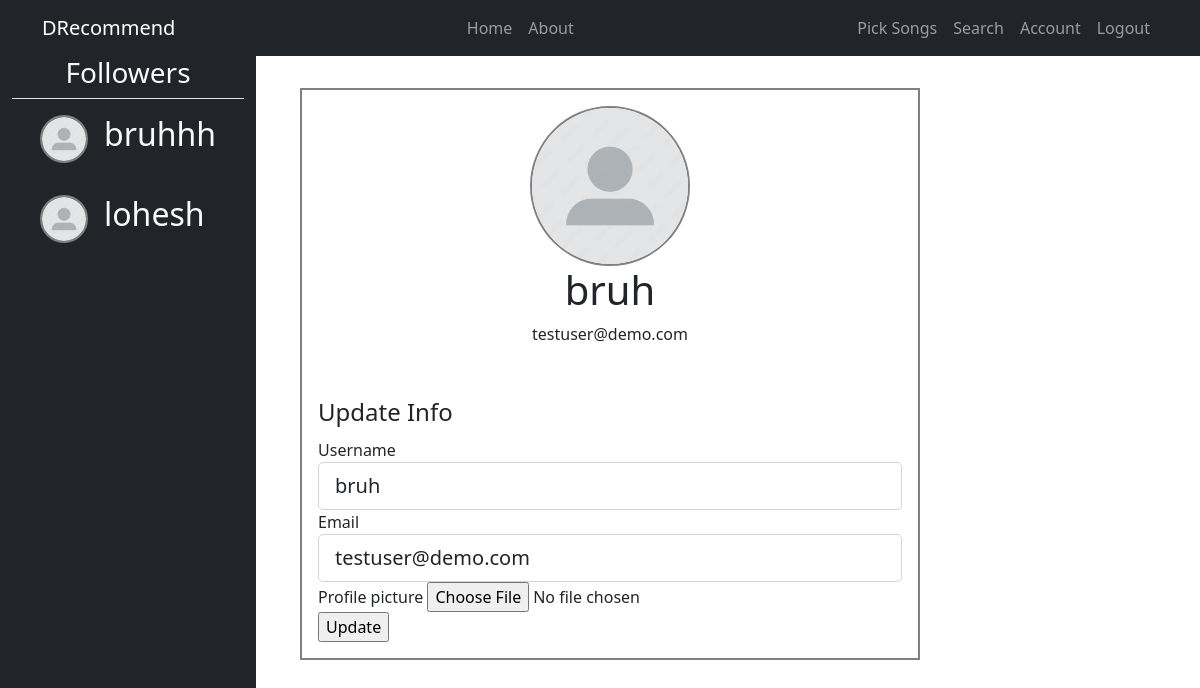
Page /account (signed in) on the committed database.
### DRecommend/models.py (models this page shows, shortened)
class Follower(db.Model):
    id = db.Column(db.Integer, primary_key=True)
    username = db.Column(db.String(20), unique=True, nullable=False)
    email = db.Column(db.String(120), unique=True, nullable=False)
    image_file = db.Column(db.String(20), nullable=False, default='default.jpg')
    follower_user_id= db.Column(db.Integer, nullable=False)
    following_id= db.Column(db.Integer, db.ForeignKey('user.id'), nullable=False)

class User(db.Model,UserMixin):
    id = db.Column(db.Integer, primary_key=True)
    username = db.Column(db.String(20), unique=True, nullable=False)
    email = db.Column(db.String(120), unique=True, nullable=False)
    image_file = db.Column(db.String(20), nullable=False, default='default.jpg')
    password = db.Column(db.String(60), nullable=False)
    followers = db.relationship('Follower', backref='following', lazy=True)
    listening = db.relationship('Song', secondary=user_song, backref='listeners')

### DRecommend/routes.py (the view)
@app.route("/account", methods=['GET', 'POST'])
@login_required
def account():
    user=User.query.filter_by(username=current_user.username).first()
    followers=user.followers
    form = UpdateAccountForm()
    if form.validate_on_submit():
        if form.picture.data:
            picture_file = save_picture(form.picture.data)
            follower_instances=Follower.query.filter_by(username=current_user.username).all()
            for instance in follower_instances:
                instance.image_file = picture_file
            current_user.image_file = picture_file
        current_user.username = form.username.data
        current_user.email = form.email.data
        db.session.commit()
        flash('Your account has been updated!', 'success')
        return redirect(url_for('account'))
    elif request.method == 'GET':
        form.username.data = current_user.username
        form.email.data = current_user.email
    image_file = url_for('static', filename='profile_pics/' + current_user.image_file)
    return render_template('account.html', title='Account',
                           image_file=image_file, form=form,followers=followers)

### DRecommend/forms.py (shortened to what this page needs)
class UpdateAccountForm(FlaskForm):
    username=StringField('Username',validators=[DataRequired(),Length(min=2,max=20)])
    email= StringField('Email',validators=[DataRequired(), Email()])
    picture= FileField('Profile picture',validators=[FileAllowed(['jpg','png'])])
    submit= SubmitField('Update')

### DRecommend/models.py (called while the page is built)
@login_manager.user_loader
def load_user(user_id):
    return User.query.get(int(user_id))

### DRecommend/templates/account.html (shortened to what this page needs)
{% extends "layout.html" %}
{% block content %}
    <div class="content-wrapper">
        <div class="account-details">
            <img class="account-img" src="{{ image_file }}" alt="">
            <h1>{{ current_user.username }}</h1>
            <p>{{ current_user.email }}</p>
        </div>
        <form method="POST" action="" enctype="multipart/form-data">
            <fieldset>
                <legend>Update Info</legend>
                <div class="form-element">
                    {{ form.username.label(class="") }}
                    {% if form.username.errors %}
                        {{ form.username(class="form-control form-control-lg is-invalid") }}
                        <div class="invalid-feedback">
                            {% for error in form.username.errors %}
                                <span>{{ error }}</span>
                            {% endfor %}
                        </div>
                    {% else %}
                        {{ form.username(class="form-control form-control-lg") }}
                    {% endif %}
                </div>
                <div class="form-element">
                    {{ form.email.label(class="") }}
                    {% if form.email.errors %}
                        {{ form.email(class="form-control form-control-lg is-invalid") }}
                        <div class="invalid-feedback">
                            {% for error in form.email.errors %}
                                <span>{{ error }}</span>
                            {% endfor %}
                        </div>
                    {% else %}
                        {{ form.email(class="form-control form-control-lg") }}
                    {% endif %}
                </div>
                <div class="form-element">
                    {{ form.picture.label() }}
                    {{ form.picture(class="form-control-file") }}
                </div>
            </fieldset>
            <div class="form-element">
                {{ form.submit(class="") }}
            </div>
        </form>
    </div>
{% endblock %}

### DRecommend/templates/layout.html (shortened to what this page needs)
<!DOCTYPE html>
<html lang="en">
<head>
    <link rel="stylesheet" href="{{ url_for('static', filename='css/main.css') }}">
    <link href="https://cdn.jsdelivr.net/npm/bootstrap@5.0.2/dist/css/bootstrap.min.css" rel="stylesheet">
</head>
<body>
    <header>
        <nav class="navbar navbar-expand navbar-dark bg-dark">
            <div class="container">
                <a href="" class="navbar-brand">DRecommend</a>
                <ul class="navbar-nav">
                    <li class="nav-item"><a href="{{ url_for('home') }}" class="nav-link">Home</a></li>
                    <li class="nav-item"><a href="" class="nav-link">About</a></li>
                </ul>
                <ul class="navbar-nav">
                    {% if current_user.is_authenticated %}
                        <li class="nav-item"><a href="{{ url_for('pick_songs') }}" class="nav-link">Pick Songs</a></li>
                        <li class="nav-item"><a href="{{ url_for('search') }}" class="nav-link">Search</a></li>
                        <li class="nav-item"><a href="{{ url_for('account') }}" class="nav-link">Account</a></li>
                        <li class="nav-item"><a href="{{ url_for('logout') }}" class="nav-link">Logout</a></li>
                    {% else %}
                        <li class="nav-item"><a href="{{ url_for('register') }}" class="nav-link">Register</a></li>
                        <li class="nav-item"><a href="{{ url_for('login') }}" class="nav-link">Login</a></li>
                    {% endif %}
                </ul>
            </div>
        </nav>
    </header>
    <main class="main-wrapper">
        {% if current_user.is_authenticated %}
        <aside class="bg-dark d-flex flex-column align-items-stretch container-fluid">
            <div class="text-center container text-light border-bottom"><h3>Followers</h3></div>
            <div class="d-flex flex-column width">
                {% if followers %}
                    {% for follower in followers %}
                    <div class="container border-dark d-flex justify-content-start gap-3 m-3">
                        <a href="{{url_for('user_account',user_id=follower.follower_user_id)}}">
                            <img class="display-img" src="{{url_for('static',filename='profile_pics/'+ follower.image_file)}}" alt="">
                        </a>
                        <div class="display-content">
                            <h2><span class="text-light">{{follower.username}}</span></h2>
                        </div>
                    </div>
                    {% endfor %}
                {% endif %}
            </div>
        </aside>
        {% else %}
        <aside></aside>
        {% endif %}
        <main class="main-content container">
            {% block content %}
            {% endblock %}
        </main>
        <aside></aside>
    </main>
</body>
</html>

### DRecommend/static/css/main.css (style rules this page uses)
body { min-height: 100vh; }
.main-wrapper { min-height: 100vh; display: grid; grid-template-columns: 1fr 3fr 1fr; }
.content-wrapper { display: flex; flex-direction: column; border: 2px solid gray; margin: 2rem; padding: 1rem; gap: 2rem; }
.account-details { display: flex; flex-direction: column; align-items: center; }
.account-img { border-radius: 50%; border: 2px solid gray; width: 10rem; height: 10rem; }
.display-img { border-radius: 50%; border: 2px solid gray; width: 3rem; height: 3rem; }

### rows in the picture
Follower: image_file (placeholder picture), username "bruhhh"
Follower: image_file (placeholder picture), username "lohesh"
User: username "bruh", email "testuser@demo.com"
